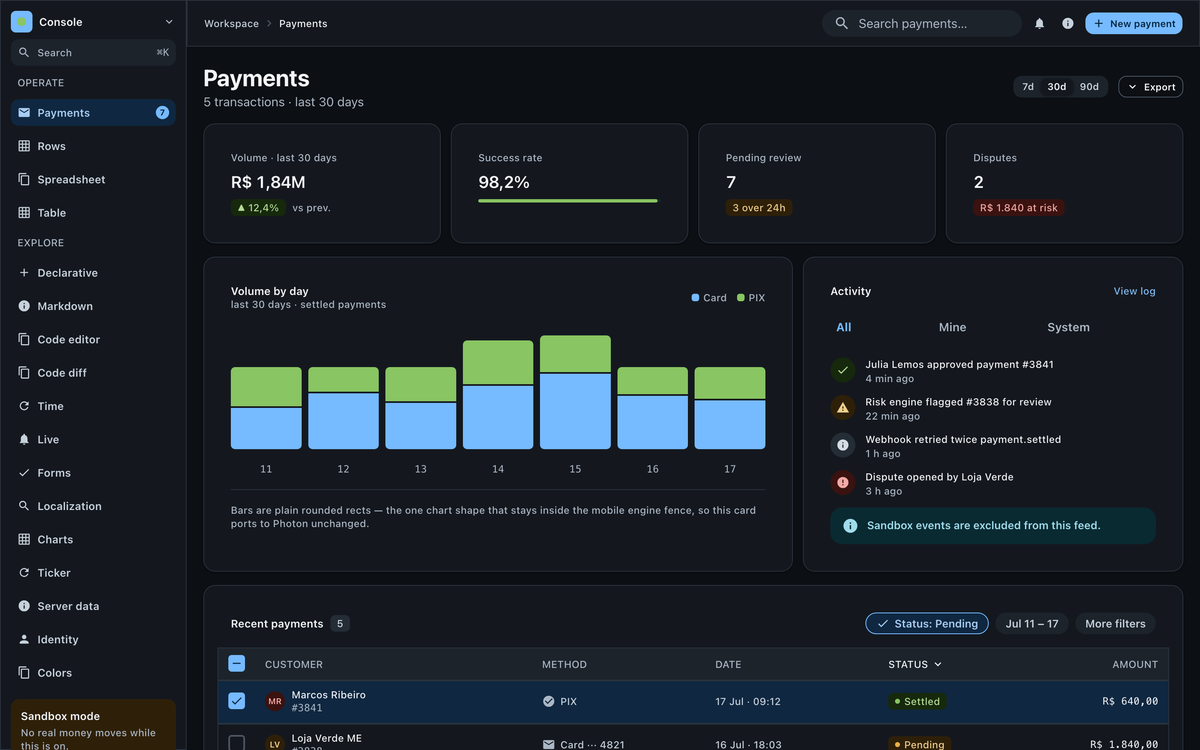
#> input picture assets/readme/web-dashboard.png, 1200 x 750 px
$ python -i readme-captures.py   (imports and definitions only)
#> lines starting #> are read from the running program, lines starting #| are printed output that depends on the picture
#!/usr/bin/env python3
"""The README's pictures, made from the raw captures scripts/capture-readme.sh takes (#880).

    readme-captures.py check <picture> [...]      fail when a capture drew nothing
    readme-captures.py compose <raw dir> <out dir>  write the pictures the README shows

A capture can be a picture of nothing: the first launch of an app after its install is slow, and a
simulator photographed before the first frame gives a black screen with a status bar on top. Two of
the first six iOS captures were that. So `check` counts the colours under the status bar and refuses
a picture that has almost none, and `compose` checks every capture it reads.

A still is scaled to twice the width the README draws it at. A phone's and a window's picture get
round corners on a transparent ground, so they sit on GitHub's light page and its dark one alike.

Every picture is still. One that moved would start by itself and go on, and nuget.org, where the
README is every package's readme, gives an animated image no control to stop it: a tour of the
dashboard's pages was a GIF here until that was read.

Needs Pillow (`python3 -m pip install pillow`), and says so when it is not there.
"""
import os
import sys

try:
    from PIL import Image, ImageDraw
except ImportError:
    sys.exit("readme-captures.py needs Pillow: python3 -m pip install pillow")

# A drawn screen holds hundreds of colours under its status bar. A black one holds one or two.
FEWEST_COLOURS = 40

STILLS = (
    ("web-dark-payments", "web-dashboard.png", 1200),
    ("web-dark-charts", "web-charts.png", 1200),
    ("web-dark-diff", "web-code-diff.png", 1200),
    ("web-light-form", "web-forms.png", 1200),
)
WINDOWS = (
    ("desktop-dark-charts", "desktop-gallery.png"),
    ("desktop-light-buttons", "desktop-gallery-light.png"),
)
PHONES = (
    ("ios-dark-home", "ios-home.png"),
    ("ios-light-detail", "ios-transfer.png"),
    ("android-dark-transactions", "android-transactions.png"),
    ("android-dark-cards", "android-cards.png"),
)


def colours_drawn(image):
    """How many colours a picture holds under its top twelfth, where a status bar is."""
    body = image.convert("RGB").crop((0, image.height // 12, image.width, image.height)).resize((80, 160))
    return len(body.getcolors(80 * 160))


def checked(path):
#> called with path = '../assets/readme/web-dashboard.png'
    if not os.path.isfile(path):
        sys.exit(f"{path}: no capture there. Take it with scripts/capture-readme.sh")
    image = Image.open(path)
#> image is the input picture: PIL image 1200x750 RGB; mean R, G, B 28.4, 36.9, 43.4
    drawn = colours_drawn(image)
#> in colours_drawn, `body = image.convert("RGB").crop((0, image.height // 12, image.width, ..`:
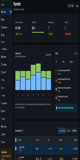
#> body: PIL image 80x160 RGB; mean R, G, B 28.7, 37.4, 43.7
#> drawn = 1539
    if drawn < FEWEST_COLOURS:
        sys.exit(f"{path}: a picture of nothing ({drawn} colours under its status bar). Take it again")
    return image.convert("RGB")


def scaled(image, width):
    return image.resize((width, round(image.height * width / image.width)), Image.LANCZOS)


# [37 lines left out: functions rounded, compose, main, not called in this run]


# [2 lines not run here, left out]

>>> result = checked('../assets/readme/web-dashboard.png')
